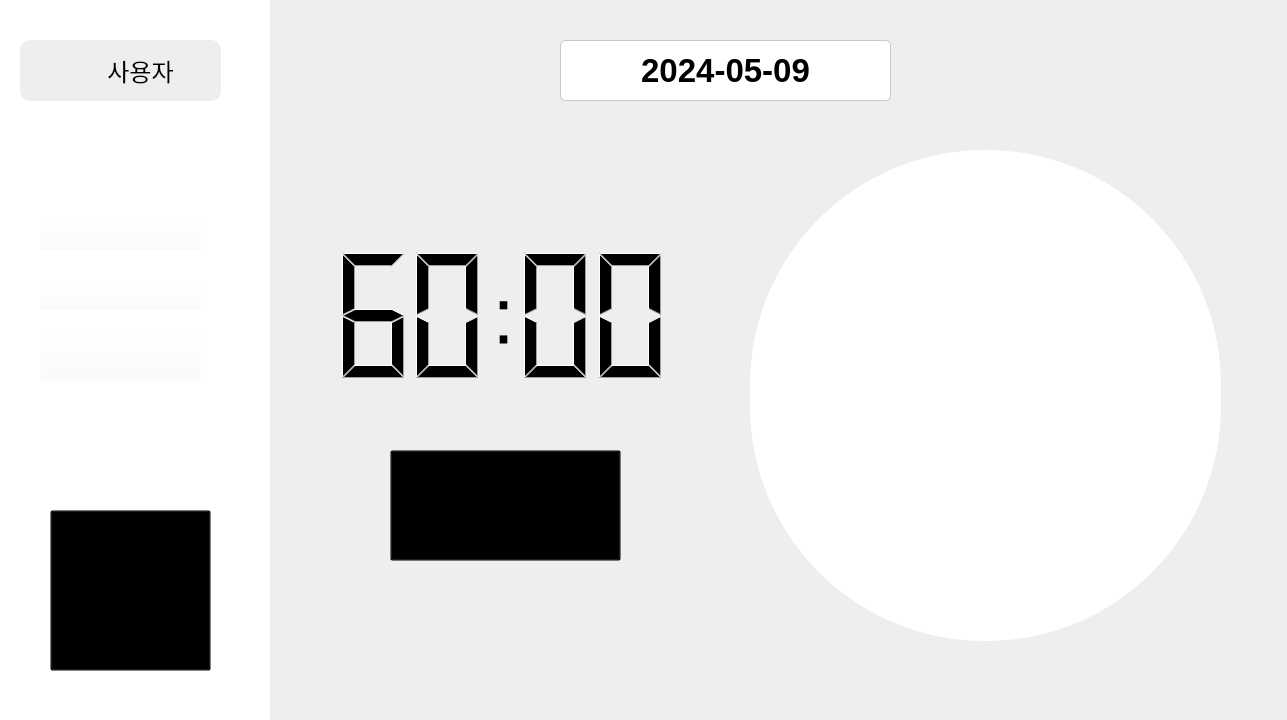
<?xml version="1.0" encoding="UTF-8"?>
<ui version="4.0">
 <class>MainWindow</class>
 <widget class="QMainWindow" name="MainWindow">
  <property name="geometry">
   <rect>
    <x>0</x>
    <y>0</y>
    <width>1287</width>
    <height>720</height>
   </rect>
  </property>
  <property name="windowTitle">
   <string>MainWindow</string>
  </property>
  <property name="styleSheet">
   <string notr="true">background-color: rgb(255, 255, 255);</string>
  </property>
  <widget class="QWidget" name="centralwidget">
   <widget class="QPushButton" name="start_button">
    <property name="geometry">
     <rect>
      <x>390</x>
      <y>450</y>
      <width>231</width>
      <height>111</height>
     </rect>
    </property>
    <property name="styleSheet">
     <string notr="true">background-color:rgba(0, 0, 0, 0);</string>
    </property>
    <property name="text">
     <string/>
    </property>
    <property name="icon">
     <iconset>
      <normaloff>images/start_button.png</normaloff>images/start_button.png</iconset>
    </property>
    <property name="iconSize">
     <size>
      <width>190</width>
      <height>150</height>
     </size>
    </property>
   </widget>
   <widget class="QLCDNumber" name="lcdNumber_3">
    <property name="geometry">
     <rect>
      <x>580</x>
      <y>240</y>
      <width>101</width>
      <height>151</height>
     </rect>
    </property>
    <property name="font">
     <font>
      <pointsize>20</pointsize>
     </font>
    </property>
    <property name="toolTip">
     <string>&lt;html&gt;&lt;head/&gt;&lt;body&gt;&lt;p align=&quot;center&quot;&gt;&lt;br/&gt;&lt;/p&gt;&lt;/body&gt;&lt;/html&gt;</string>
    </property>
    <property name="styleSheet">
     <string notr="true">background-color:rgba(0,0,0,0)</string>
    </property>
    <property name="smallDecimalPoint">
     <bool>false</bool>
    </property>
    <property name="digitCount">
     <number>1</number>
    </property>
    <property name="segmentStyle">
     <enum>QLCDNumber::Filled</enum>
    </property>
    <property name="value" stdset="0">
     <double>0.000000000000000</double>
    </property>
    <property name="intValue" stdset="0">
     <number>0</number>
    </property>
   </widget>
   <widget class="QLabel" name="label_3">
    <property name="geometry">
     <rect>
      <x>488</x>
      <y>270</y>
      <width>31</width>
      <height>91</height>
     </rect>
    </property>
    <property name="font">
     <font>
      <pointsize>60</pointsize>
     </font>
    </property>
    <property name="styleSheet">
     <string notr="true">background-color:rgba(255,255,255,0);</string>
    </property>
    <property name="text">
     <string>:</string>
    </property>
    <property name="alignment">
     <set>Qt::AlignCenter</set>
    </property>
   </widget>
   <widget class="QLCDNumber" name="lcdNumber">
    <property name="geometry">
     <rect>
      <x>320</x>
      <y>240</y>
      <width>181</width>
      <height>151</height>
     </rect>
    </property>
    <property name="font">
     <font>
      <pointsize>20</pointsize>
     </font>
    </property>
    <property name="toolTip">
     <string>&lt;html&gt;&lt;head/&gt;&lt;body&gt;&lt;p align=&quot;center&quot;&gt;&lt;br/&gt;&lt;/p&gt;&lt;/body&gt;&lt;/html&gt;</string>
    </property>
    <property name="styleSheet">
     <string notr="true">background-color:rgba(0,0,0,0)</string>
    </property>
    <property name="smallDecimalPoint">
     <bool>false</bool>
    </property>
    <property name="digitCount">
     <number>2</number>
    </property>
    <property name="intValue" stdset="0">
     <number>60</number>
    </property>
   </widget>
   <widget class="QLCDNumber" name="lcdNumber_2">
    <property name="geometry">
     <rect>
      <x>500</x>
      <y>240</y>
      <width>111</width>
      <height>151</height>
     </rect>
    </property>
    <property name="font">
     <font>
      <pointsize>20</pointsize>
     </font>
    </property>
    <property name="toolTip">
     <string>&lt;html&gt;&lt;head/&gt;&lt;body&gt;&lt;p align=&quot;center&quot;&gt;&lt;br/&gt;&lt;/p&gt;&lt;/body&gt;&lt;/html&gt;</string>
    </property>
    <property name="styleSheet">
     <string notr="true">background-color:rgba(0,0,0,0)</string>
    </property>
    <property name="smallDecimalPoint">
     <bool>false</bool>
    </property>
    <property name="digitCount">
     <number>1</number>
    </property>
    <property name="segmentStyle">
     <enum>QLCDNumber::Filled</enum>
    </property>
    <property name="value" stdset="0">
     <double>0.000000000000000</double>
    </property>
    <property name="intValue" stdset="0">
     <number>0</number>
    </property>
   </widget>
   <widget class="QTableView" name="result_table">
    <property name="geometry">
     <rect>
      <x>750</x>
      <y>150</y>
      <width>471</width>
      <height>491</height>
     </rect>
    </property>
    <property name="font">
     <font>
      <pointsize>13</pointsize>
     </font>
    </property>
    <property name="styleSheet">
     <string notr="true">background-color:rgb(255, 255, 255);border-radius:235;</string>
    </property>
   </widget>
   <widget class="QPushButton" name="start_button_2">
    <property name="geometry">
     <rect>
      <x>50</x>
      <y>510</y>
      <width>161</width>
      <height>161</height>
     </rect>
    </property>
    <property name="styleSheet">
     <string notr="true">background-color:rgba(0, 0, 0, 0);</string>
    </property>
    <property name="text">
     <string/>
    </property>
    <property name="icon">
     <iconset>
      <normaloff>images/icon_btn_start_basic.png</normaloff>images/icon_btn_start_basic.png</iconset>
    </property>
    <property name="iconSize">
     <size>
      <width>150</width>
      <height>150</height>
     </size>
    </property>
   </widget>
   <widget class="QLabel" name="train_background_label">
    <property name="geometry">
     <rect>
      <x>40</x>
      <y>580</y>
      <width>201</width>
      <height>91</height>
     </rect>
    </property>
    <property name="styleSheet">
     <string notr="true">background-color: rgba(255, 255, 255, 100);</string>
    </property>
    <property name="text">
     <string/>
    </property>
   </widget>
   <widget class="QLabel" name="date_label">
    <property name="geometry">
     <rect>
      <x>560</x>
      <y>40</y>
      <width>331</width>
      <height>61</height>
     </rect>
    </property>
    <property name="font">
     <font>
      <pointsize>25</pointsize>
      <weight>75</weight>
      <bold>true</bold>
     </font>
    </property>
    <property name="styleSheet">
     <string notr="true">border: 1px solid rgb(200,200,200); 
border-radius:5px;</string>
    </property>
    <property name="text">
     <string>2024-05-09</string>
    </property>
    <property name="alignment">
     <set>Qt::AlignCenter</set>
    </property>
   </widget>
   <widget class="QLabel" name="home_background_label">
    <property name="geometry">
     <rect>
      <x>50</x>
      <y>160</y>
      <width>191</width>
      <height>41</height>
     </rect>
    </property>
    <property name="styleSheet">
     <string notr="true">background-color: rgba(255, 255, 255, 100);</string>
    </property>
    <property name="text">
     <string/>
    </property>
   </widget>
   <widget class="QLabel" name="result_background_label">
    <property name="geometry">
     <rect>
      <x>50</x>
      <y>230</y>
      <width>191</width>
      <height>41</height>
     </rect>
    </property>
    <property name="styleSheet">
     <string notr="true">background-color: rgba(255, 255, 255, 100);</string>
    </property>
    <property name="text">
     <string/>
    </property>
   </widget>
   <widget class="QLabel" name="label_4">
    <property name="geometry">
     <rect>
      <x>270</x>
      <y>0</y>
      <width>1021</width>
      <height>721</height>
     </rect>
    </property>
    <property name="styleSheet">
     <string notr="true">background-color:rgb(238, 238, 238);</string>
    </property>
    <property name="text">
     <string/>
    </property>
   </widget>
   <widget class="QLabel" name="label">
    <property name="geometry">
     <rect>
      <x>-30</x>
      <y>0</y>
      <width>1201</width>
      <height>720</height>
     </rect>
    </property>
    <property name="text">
     <string/>
    </property>
    <property name="pixmap">
     <pixmap>images/background (2).png</pixmap>
    </property>
    <property name="scaledContents">
     <bool>true</bool>
    </property>
   </widget>
   <widget class="QLabel" name="label_2">
    <property name="geometry">
     <rect>
      <x>20</x>
      <y>40</y>
      <width>201</width>
      <height>61</height>
     </rect>
    </property>
    <property name="styleSheet">
     <string notr="true">border-radius:10px;
background-color: rgba(157, 157, 157, 45)</string>
    </property>
    <property name="text">
     <string/>
    </property>
   </widget>
   <widget class="QLabel" name="user_label">
    <property name="geometry">
     <rect>
      <x>100</x>
      <y>55</y>
      <width>81</width>
      <height>31</height>
     </rect>
    </property>
    <property name="font">
     <font>
      <family>Noto Sans KR Medium</family>
      <pointsize>18</pointsize>
      <weight>50</weight>
      <bold>false</bold>
     </font>
    </property>
    <property name="styleSheet">
     <string notr="true">background-color: rgba(255, 255, 255, 0);</string>
    </property>
    <property name="text">
     <string>사용자</string>
    </property>
    <property name="alignment">
     <set>Qt::AlignCenter</set>
    </property>
   </widget>
   <widget class="QLabel" name="user_image_label">
    <property name="geometry">
     <rect>
      <x>40</x>
      <y>50</y>
      <width>41</width>
      <height>41</height>
     </rect>
    </property>
    <property name="styleSheet">
     <string notr="true">background-color: rgba(255, 255, 255, 0);</string>
    </property>
    <property name="text">
     <string/>
    </property>
    <property name="pixmap">
     <pixmap>images/user (1).png</pixmap>
    </property>
    <property name="scaledContents">
     <bool>true</bool>
    </property>
   </widget>
   <widget class="QPushButton" name="home_button">
    <property name="geometry">
     <rect>
      <x>40</x>
      <y>220</y>
      <width>161</width>
      <height>31</height>
     </rect>
    </property>
    <property name="styleSheet">
     <string notr="true">background-color: rgba(255, 255, 255, 0);</string>
    </property>
    <property name="text">
     <string/>
    </property>
    <property name="icon">
     <iconset>
      <normaloff>images/home.png</normaloff>images/home.png</iconset>
    </property>
    <property name="iconSize">
     <size>
      <width>190</width>
      <height>50</height>
     </size>
    </property>
   </widget>
   <widget class="QPushButton" name="result_button">
    <property name="geometry">
     <rect>
      <x>40</x>
      <y>280</y>
      <width>161</width>
      <height>31</height>
     </rect>
    </property>
    <property name="styleSheet">
     <string notr="true">background-color: rgba(255, 255, 255, 0);</string>
    </property>
    <property name="text">
     <string/>
    </property>
    <property name="icon">
     <iconset>
      <normaloff>images/trainresult.png</normaloff>images/trainresult.png</iconset>
    </property>
    <property name="iconSize">
     <size>
      <width>190</width>
      <height>50</height>
     </size>
    </property>
   </widget>
   <widget class="QPushButton" name="result_button_2">
    <property name="geometry">
     <rect>
      <x>40</x>
      <y>330</y>
      <width>161</width>
      <height>51</height>
     </rect>
    </property>
    <property name="styleSheet">
     <string notr="true">background-color: rgba(255, 255, 255, 0);</string>
    </property>
    <property name="text">
     <string/>
    </property>
    <property name="icon">
     <iconset>
      <normaloff>images/doctor.png</normaloff>images/doctor.png</iconset>
    </property>
    <property name="iconSize">
     <size>
      <width>190</width>
      <height>50</height>
     </size>
    </property>
   </widget>
   <zorder>label</zorder>
   <zorder>label_4</zorder>
   <zorder>result_background_label</zorder>
   <zorder>home_background_label</zorder>
   <zorder>train_background_label</zorder>
   <zorder>start_button</zorder>
   <zorder>lcdNumber_3</zorder>
   <zorder>lcdNumber</zorder>
   <zorder>lcdNumber_2</zorder>
   <zorder>result_table</zorder>
   <zorder>start_button_2</zorder>
   <zorder>date_label</zorder>
   <zorder>label_2</zorder>
   <zorder>user_label</zorder>
   <zorder>user_image_label</zorder>
   <zorder>home_button</zorder>
   <zorder>result_button</zorder>
   <zorder>result_button_2</zorder>
   <zorder>label_3</zorder>
  </widget>
 </widget>
 <resources/>
 <connections/>
</ui>
